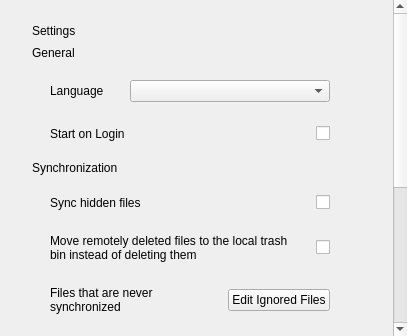
<?xml version="1.0" encoding="UTF-8"?>
<!-- Modified by ChaeumAI Inc. (2026-11-18 to 2026-11-19) for Chaeum Drive. See CHAEUM-CHANGES.md. -->
<ui version="4.0">
 
 
 <class>OCC::GeneralSettings</class>
 
 
 <widget class="QWidget" name="OCC::GeneralSettings">
  
  
  <property name="windowTitle">
   <string>Form</string>
  </property>
  
  
  <layout class="QVBoxLayout" name="verticalLayout_3">
   <property name="spacing">
    <number>0</number>
   </property>
   <property name="leftMargin">
    <number>0</number>
   </property>
   <property name="topMargin">
    <number>0</number>
   </property>
   <property name="rightMargin">
    <number>0</number>
   </property>
   <property name="bottomMargin">
    <number>0</number>
   </property>
   
   
   <item>
    
    
    <widget class="QScrollArea" name="scrollArea">
     
     
     <property name="frameShape">
      <enum>QFrame::Shape::NoFrame</enum>
     </property>
     
     
     <property name="widgetResizable">
      <bool>true</bool>
     </property>
     
     
     <widget class="QWidget" name="scrollAreaWidgetContents_2">
      
      
      <property name="chaeumRole" stdset="0">
       <string notr="true">page</string>
      </property>
      
      
      <layout class="QHBoxLayout" name="pageLayout">
       <property name="spacing">
        <number>0</number>
       </property>
       <property name="leftMargin">
        <number>32</number>
       </property>
       <property name="topMargin">
        <number>24</number>
       </property>
       <property name="rightMargin">
        <number>32</number>
       </property>
       <property name="bottomMargin">
        <number>28</number>
       </property>
       
       
       <item>
        
        
        <widget class="QWidget" name="column">
         
         
         <property name="maximumSize">
          <size>
           <width>760</width>
           <height>16777215</height>
          </size>
         </property>
         
         
         <layout class="QVBoxLayout" name="verticalLayout_5">
          <property name="spacing">
           <number>8</number>
          </property>
          <property name="leftMargin">
           <number>0</number>
          </property>
          <property name="topMargin">
           <number>0</number>
          </property>
          <property name="rightMargin">
           <number>0</number>
          </property>
          <property name="bottomMargin">
           <number>0</number>
          </property>
          
          
          <item>
           <widget class="QLabel" name="titleLabel">
            <property name="text">
             <string>Settings</string>
            </property>
            <property name="chaeumRole" stdset="0">
             <string notr="true">title</string>
            </property>
            <property name="wordWrap">
             <bool>true</bool>
            </property>
           </widget>
          </item>
          <item>
           <widget class="QLabel" name="generalSectionLabel">
            <property name="text">
             <string>General</string>
            </property>
            <property name="chaeumRole" stdset="0">
             <string notr="true">section</string>
            </property>
            <property name="wordWrap">
             <bool>true</bool>
            </property>
           </widget>
          </item>
          <item>
           <widget class="QFrame" name="generalGroupBox">
            <property name="chaeumRole" stdset="0">
             <string notr="true">card</string>
            </property>
            <layout class="QVBoxLayout" name="generalGroupBoxLayout">
             <property name="spacing">
              <number>0</number>
             </property>
             <property name="leftMargin">
              <number>0</number>
             </property>
             <property name="topMargin">
              <number>0</number>
             </property>
             <property name="rightMargin">
              <number>0</number>
             </property>
             <property name="bottomMargin">
              <number>0</number>
             </property>
             <item>
              <widget class="QWidget" name="languageRow">
               <property name="chaeumRole" stdset="0">
                <string notr="true">row</string>
               </property>
               <layout class="QHBoxLayout" name="languageRowLayout">
                <property name="spacing">
                 <number>16</number>
                </property>
                <property name="leftMargin">
                 <number>18</number>
                </property>
                <property name="topMargin">
                 <number>12</number>
                </property>
                <property name="rightMargin">
                 <number>18</number>
                </property>
                <property name="bottomMargin">
                 <number>12</number>
                </property>
                <item>
                 <widget class="QLabel" name="languageRowLabel">
                  <property name="text">
                   <string>Language</string>
                  </property>
                  <property name="wordWrap">
                   <bool>true</bool>
                  </property>
                  <property name="sizePolicy">
                   <sizepolicy hsizetype="Expanding" vsizetype="Preferred">
                    <horstretch>1</horstretch>
                    <verstretch>0</verstretch>
                   </sizepolicy>
                  </property>
                 </widget>
                </item>
                <item>
                 <widget class="QComboBox" name="languageDropdown">
                  <property name="accessibleName">
                   <string>Language selector</string>
                  </property>
                  <property name="minimumSize">
                   <size>
                    <width>200</width>
                    <height>0</height>
                   </size>
                  </property>
                 </widget>
                </item>
               </layout>
              </widget>
             </item>
             <item>
              <widget class="QWidget" name="autostartRow">
               <property name="chaeumRole" stdset="0">
                <string notr="true">rowLast</string>
               </property>
               <layout class="QHBoxLayout" name="autostartRowLayout">
                <property name="spacing">
                 <number>16</number>
                </property>
                <property name="leftMargin">
                 <number>18</number>
                </property>
                <property name="topMargin">
                 <number>12</number>
                </property>
                <property name="rightMargin">
                 <number>18</number>
                </property>
                <property name="bottomMargin">
                 <number>12</number>
                </property>
                <item>
                 <widget class="QLabel" name="autostartRowLabel">
                  <property name="text">
                   <string>Start on Login</string>
                  </property>
                  <property name="wordWrap">
                   <bool>true</bool>
                  </property>
                  <property name="sizePolicy">
                   <sizepolicy hsizetype="Expanding" vsizetype="Preferred">
                    <horstretch>1</horstretch>
                    <verstretch>0</verstretch>
                   </sizepolicy>
                  </property>
                  <property name="buddy">
                   <cstring>autostartCheckBox</cstring>
                  </property>
                 </widget>
                </item>
                <item>
                 <widget class="QCheckBox" name="autostartCheckBox">
                  <property name="accessibleName">
                   <string>Start on Login</string>
                  </property>
                  <property name="chaeumRole" stdset="0">
                   <string notr="true">switch</string>
                  </property>
                  <property name="cursor">
                   <cursorShape>PointingHandCursor</cursorShape>
                  </property>
                 </widget>
                </item>
               </layout>
              </widget>
             </item>
            </layout>
           </widget>
          </item>
          <item>
           <widget class="QLabel" name="syncSectionLabel">
            <property name="text">
             <string>Synchronization</string>
            </property>
            <property name="chaeumRole" stdset="0">
             <string notr="true">section</string>
            </property>
            <property name="wordWrap">
             <bool>true</bool>
            </property>
           </widget>
          </item>
          <item>
           <widget class="QFrame" name="advancedGroupBox">
            <property name="chaeumRole" stdset="0">
             <string notr="true">card</string>
            </property>
            <layout class="QVBoxLayout" name="advancedGroupBoxLayout">
             <property name="spacing">
              <number>0</number>
             </property>
             <property name="leftMargin">
              <number>0</number>
             </property>
             <property name="topMargin">
              <number>0</number>
             </property>
             <property name="rightMargin">
              <number>0</number>
             </property>
             <property name="bottomMargin">
              <number>0</number>
             </property>
             <item>
              <widget class="QWidget" name="syncHiddenFilesRow">
               <property name="chaeumRole" stdset="0">
                <string notr="true">row</string>
               </property>
               <layout class="QHBoxLayout" name="syncHiddenFilesRowLayout">
                <property name="spacing">
                 <number>16</number>
                </property>
                <property name="leftMargin">
                 <number>18</number>
                </property>
                <property name="topMargin">
                 <number>12</number>
                </property>
                <property name="rightMargin">
                 <number>18</number>
                </property>
                <property name="bottomMargin">
                 <number>12</number>
                </property>
                <item>
                 <widget class="QLabel" name="syncHiddenFilesRowLabel">
                  <property name="text">
                   <string>Sync hidden files</string>
                  </property>
                  <property name="wordWrap">
                   <bool>true</bool>
                  </property>
                  <property name="sizePolicy">
                   <sizepolicy hsizetype="Expanding" vsizetype="Preferred">
                    <horstretch>1</horstretch>
                    <verstretch>0</verstretch>
                   </sizepolicy>
                  </property>
                  <property name="buddy">
                   <cstring>syncHiddenFilesCheckBox</cstring>
                  </property>
                 </widget>
                </item>
                <item>
                 <widget class="QCheckBox" name="syncHiddenFilesCheckBox">
                  <property name="accessibleName">
                   <string>Sync hidden files</string>
                  </property>
                  <property name="chaeumRole" stdset="0">
                   <string notr="true">switch</string>
                  </property>
                  <property name="cursor">
                   <cursorShape>PointingHandCursor</cursorShape>
                  </property>
                 </widget>
                </item>
               </layout>
              </widget>
             </item>
             <item>
              <widget class="QWidget" name="moveToTrashRow">
               <property name="chaeumRole" stdset="0">
                <string notr="true">row</string>
               </property>
               <layout class="QHBoxLayout" name="moveToTrashRowLayout">
                <property name="spacing">
                 <number>16</number>
                </property>
                <property name="leftMargin">
                 <number>18</number>
                </property>
                <property name="topMargin">
                 <number>12</number>
                </property>
                <property name="rightMargin">
                 <number>18</number>
                </property>
                <property name="bottomMargin">
                 <number>12</number>
                </property>
                <item>
                 <widget class="QLabel" name="moveToTrashRowLabel">
                  <property name="text">
                   <string>Move remotely deleted files to the local trash bin instead of deleting them</string>
                  </property>
                  <property name="wordWrap">
                   <bool>true</bool>
                  </property>
                  <property name="sizePolicy">
                   <sizepolicy hsizetype="Expanding" vsizetype="Preferred">
                    <horstretch>1</horstretch>
                    <verstretch>0</verstretch>
                   </sizepolicy>
                  </property>
                  <property name="buddy">
                   <cstring>moveToTrashCheckBox</cstring>
                  </property>
                 </widget>
                </item>
                <item>
                 <widget class="QCheckBox" name="moveToTrashCheckBox">
                  <property name="accessibleName">
                   <string>Move remotely deleted files to the local trash bin instead of deleting them</string>
                  </property>
                  <property name="chaeumRole" stdset="0">
                   <string notr="true">switch</string>
                  </property>
                  <property name="cursor">
                   <cursorShape>PointingHandCursor</cursorShape>
                  </property>
                 </widget>
                </item>
               </layout>
              </widget>
             </item>
             <item>
              <widget class="QWidget" name="ignoredFilesRow">
               <property name="chaeumRole" stdset="0">
                <string notr="true">rowLast</string>
               </property>
               <layout class="QHBoxLayout" name="ignoredFilesRowLayout">
                <property name="spacing">
                 <number>16</number>
                </property>
                <property name="leftMargin">
                 <number>18</number>
                </property>
                <property name="topMargin">
                 <number>12</number>
                </property>
                <property name="rightMargin">
                 <number>18</number>
                </property>
                <property name="bottomMargin">
                 <number>12</number>
                </property>
                <item>
                 <widget class="QLabel" name="ignoredFilesRowLabel">
                  <property name="text">
                   <string>Files that are never synchronized</string>
                  </property>
                  <property name="wordWrap">
                   <bool>true</bool>
                  </property>
                  <property name="sizePolicy">
                   <sizepolicy hsizetype="Expanding" vsizetype="Preferred">
                    <horstretch>1</horstretch>
                    <verstretch>0</verstretch>
                   </sizepolicy>
                  </property>
                 </widget>
                </item>
                <item>
                 <widget class="QPushButton" name="ignoredFilesButton">
                  <property name="text">
                   <string>Edit Ignored Files</string>
                  </property>
                 </widget>
                </item>
               </layout>
              </widget>
             </item>
            </layout>
           </widget>
          </item>
          <item>
           <widget class="QLabel" name="networkSectionLabel">
            <property name="text">
             <string>Network</string>
            </property>
            <property name="chaeumRole" stdset="0">
             <string notr="true">section</string>
            </property>
            <property name="wordWrap">
             <bool>true</bool>
            </property>
           </widget>
          </item>
          <item>
           <widget class="QFrame" name="groupBox">
            <property name="chaeumRole" stdset="0">
             <string notr="true">card</string>
            </property>
            <layout class="QVBoxLayout" name="verticalLayout_4">
             <property name="spacing">
              <number>0</number>
             </property>
             <property name="leftMargin">
              <number>0</number>
             </property>
             <property name="topMargin">
              <number>0</number>
             </property>
             <property name="rightMargin">
              <number>0</number>
             </property>
             <property name="bottomMargin">
              <number>0</number>
             </property>
             <item>
              <widget class="NetworkSettings" name="widget" native="true">
               <property name="focusPolicy">
                <enum>Qt::FocusPolicy::StrongFocus</enum>
               </property>
              </widget>
             </item>
            </layout>
           </widget>
          </item>
          <item>
           <widget class="QLabel" name="troubleSectionLabel">
            <property name="text">
             <string>Troubleshooting</string>
            </property>
            <property name="chaeumRole" stdset="0">
             <string notr="true">section</string>
            </property>
            <property name="wordWrap">
             <bool>true</bool>
            </property>
           </widget>
          </item>
          <item>
           <widget class="QFrame" name="troubleCard">
            <property name="chaeumRole" stdset="0">
             <string notr="true">card</string>
            </property>
            <layout class="QVBoxLayout" name="troubleCardLayout">
             <property name="spacing">
              <number>0</number>
             </property>
             <property name="leftMargin">
              <number>0</number>
             </property>
             <property name="topMargin">
              <number>0</number>
             </property>
             <property name="rightMargin">
              <number>0</number>
             </property>
             <property name="bottomMargin">
              <number>0</number>
             </property>
             <item>
              <widget class="QWidget" name="crashreporterRow">
               <property name="chaeumRole" stdset="0">
                <string notr="true">row</string>
               </property>
               <layout class="QHBoxLayout" name="crashreporterRowLayout">
                <property name="spacing">
                 <number>16</number>
                </property>
                <property name="leftMargin">
                 <number>18</number>
                </property>
                <property name="topMargin">
                 <number>12</number>
                </property>
                <property name="rightMargin">
                 <number>18</number>
                </property>
                <property name="bottomMargin">
                 <number>12</number>
                </property>
                <item>
                 <widget class="QLabel" name="crashreporterRowLabel">
                  <property name="text">
                   <string>Show crash reporter</string>
                  </property>
                  <property name="wordWrap">
                   <bool>true</bool>
                  </property>
                  <property name="sizePolicy">
                   <sizepolicy hsizetype="Expanding" vsizetype="Preferred">
                    <horstretch>1</horstretch>
                    <verstretch>0</verstretch>
                   </sizepolicy>
                  </property>
                  <property name="buddy">
                   <cstring>crashreporterCheckBox</cstring>
                  </property>
                 </widget>
                </item>
                <item>
                 <widget class="QCheckBox" name="crashreporterCheckBox">
                  <property name="accessibleName">
                   <string>Show crash reporter</string>
                  </property>
                  <property name="chaeumRole" stdset="0">
                   <string notr="true">switch</string>
                  </property>
                  <property name="cursor">
                   <cursorShape>PointingHandCursor</cursorShape>
                  </property>
                 </widget>
                </item>
               </layout>
              </widget>
             </item>
             <item>
              <widget class="QWidget" name="logSettingsRow">
               <property name="chaeumRole" stdset="0">
                <string notr="true">rowLast</string>
               </property>
               <layout class="QHBoxLayout" name="logSettingsRowLayout">
                <property name="spacing">
                 <number>16</number>
                </property>
                <property name="leftMargin">
                 <number>18</number>
                </property>
                <property name="topMargin">
                 <number>12</number>
                </property>
                <property name="rightMargin">
                 <number>18</number>
                </property>
                <property name="bottomMargin">
                 <number>12</number>
                </property>
                <item>
                 <widget class="QLabel" name="logSettingsRowLabel">
                  <property name="text">
                   <string>Log files for problem reports</string>
                  </property>
                  <property name="wordWrap">
                   <bool>true</bool>
                  </property>
                  <property name="sizePolicy">
                   <sizepolicy hsizetype="Expanding" vsizetype="Preferred">
                    <horstretch>1</horstretch>
                    <verstretch>0</verstretch>
                   </sizepolicy>
                  </property>
                 </widget>
                </item>
                <item>
                 <widget class="QPushButton" name="logSettingsButton">
                  <property name="text">
                   <string>Log Settings</string>
                  </property>
                 </widget>
                </item>
               </layout>
              </widget>
             </item>
            </layout>
           </widget>
          </item>
          <item>
           <widget class="QLabel" name="infoSectionLabel">
            <property name="text">
             <string>About</string>
            </property>
            <property name="chaeumRole" stdset="0">
             <string notr="true">section</string>
            </property>
            <property name="wordWrap">
             <bool>true</bool>
            </property>
           </widget>
          </item>
          <item>
           <widget class="QWidget" name="versionInfoWidget" native="true">
            <layout class="QVBoxLayout" name="versionInfoLayout">
             <property name="spacing">
              <number>0</number>
             </property>
             <property name="leftMargin">
              <number>0</number>
             </property>
             <property name="topMargin">
              <number>0</number>
             </property>
             <property name="rightMargin">
              <number>0</number>
             </property>
             <property name="bottomMargin">
              <number>0</number>
             </property>
             <item>
              <widget class="QFrame" name="aboutCard">
               <property name="chaeumRole" stdset="0">
                <string notr="true">card</string>
               </property>
               <layout class="QVBoxLayout" name="aboutCardLayout">
                <property name="spacing">
                 <number>0</number>
                </property>
                <property name="leftMargin">
                 <number>0</number>
                </property>
                <property name="topMargin">
                 <number>0</number>
                </property>
                <property name="rightMargin">
                 <number>0</number>
                </property>
                <property name="bottomMargin">
                 <number>0</number>
                </property>
                <item>
                 <widget class="QWidget" name="aboutRow">
                  <property name="chaeumRole" stdset="0">
                   <string notr="true">rowLast</string>
                  </property>
                  <layout class="QHBoxLayout" name="aboutRowLayout">
                   <property name="spacing">
                    <number>16</number>
                   </property>
                   <property name="leftMargin">
                    <number>18</number>
                   </property>
                   <property name="topMargin">
                    <number>12</number>
                   </property>
                   <property name="rightMargin">
                    <number>18</number>
                   </property>
                   <property name="bottomMargin">
                    <number>12</number>
                   </property>
                   <item>
                    <widget class="QLabel" name="aboutRowLabel">
                     <property name="text">
                      <string>Version</string>
                     </property>
                     <property name="wordWrap">
                      <bool>true</bool>
                     </property>
                     <property name="sizePolicy">
                      <sizepolicy hsizetype="Expanding" vsizetype="Preferred">
                       <horstretch>1</horstretch>
                       <verstretch>0</verstretch>
                      </sizepolicy>
                     </property>
                    </widget>
                   </item>
                   <item>
                    <widget class="QLabel" name="versionLabel">
                     <property name="text">
                      <string/>
                     </property>
                     <property name="chaeumRole" stdset="0">
                      <string notr="true">muted</string>
                     </property>
                     <property name="wordWrap">
                      <bool>true</bool>
                     </property>
                    </widget>
                   </item>
                   <item>
                    <widget class="QPushButton" name="about_pushButton">
                     <property name="text">
                      <string>About</string>
                     </property>
                    </widget>
                   </item>
                  </layout>
                 </widget>
                </item>
               </layout>
              </widget>
             </item>
            </layout>
           </widget>
          </item>
          <item>
           <spacer name="verticalSpacer">
            <property name="orientation">
             <enum>Qt::Orientation::Vertical</enum>
            </property>
            <property name="sizeHint" stdset="0">
             <size>
              <width>10</width>
              <height>20</height>
             </size>
            </property>
           </spacer>
          </item>
          
         
         </layout>
         
        
        </widget>
        
       
       </item>
       
       
       <item>
        <spacer name="pageSpacer">
         <property name="orientation">
          <enum>Qt::Orientation::Horizontal</enum>
         </property>
         <property name="sizeHint" stdset="0">
          <size>
           <width>20</width>
           <height>10</height>
          </size>
         </property>
        </spacer>
       </item>
       
      
      </layout>
      
     
     </widget>
     
    
    </widget>
    
   
   </item>
   
  
  </layout>
  
 
 </widget>
 
 
 <customwidgets>
  
  
  <customwidget>
   
   
   <class>NetworkSettings</class>
   
   
   <extends>QWidget</extends>
   
   
   <header>networksettings.h</header>
   
   
   <container>1</container>
   
  
  </customwidget>
  
 
 </customwidgets>
 
 
 <tabstops>
  
  
  <tabstop>languageDropdown</tabstop>
  
  
  <tabstop>autostartCheckBox</tabstop>
  
  
  <tabstop>syncHiddenFilesCheckBox</tabstop>
  
  
  <tabstop>moveToTrashCheckBox</tabstop>
  
  
  <tabstop>ignoredFilesButton</tabstop>
  
  
  <tabstop>widget</tabstop>
  
  
  <tabstop>crashreporterCheckBox</tabstop>
  
  
  <tabstop>logSettingsButton</tabstop>
  
  
  <tabstop>about_pushButton</tabstop>
  
 
 </tabstops>
 
 
 <resources/>
 
 
 <connections/>
 
</ui>
